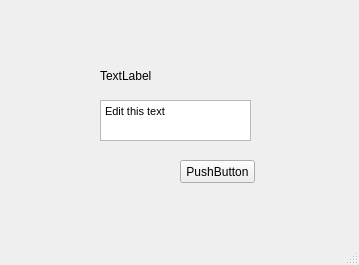
<?xml version="1.0" encoding="UTF-8"?>
<ui version="4.0">
 <class>MainWindow</class>
 <widget class="QMainWindow" name="MainWindow">
  <property name="geometry">
   <rect>
    <x>0</x>
    <y>0</y>
    <width>359</width>
    <height>265</height>
   </rect>
  </property>
  <property name="windowTitle">
   <string>QuickWindow</string>
  </property>
  <widget class="QWidget" name="centralwidget">
   <widget class="QPushButton" name="pushButton">
    <property name="geometry">
     <rect>
      <x>180</x>
      <y>160</y>
      <width>75</width>
      <height>23</height>
     </rect>
    </property>
    <property name="text">
     <string>PushButton</string>
    </property>
   </widget>
   <widget class="QLabel" name="label">
    <property name="geometry">
     <rect>
      <x>100</x>
      <y>55</y>
      <width>151</width>
      <height>41</height>
     </rect>
    </property>
    <property name="text">
     <string>TextLabel</string>
    </property>
   </widget>
   <widget class="QTextEdit" name="textEdit">
    <property name="geometry">
     <rect>
      <x>100</x>
      <y>100</y>
      <width>151</width>
      <height>41</height>
     </rect>
    </property>
    <property name="html">
     <string>&lt;!DOCTYPE HTML PUBLIC &quot;-//W3C//DTD HTML 4.0//EN&quot; &quot;http://www.w3.org/TR/REC-html40/strict.dtd&quot;&gt;
&lt;html&gt;&lt;head&gt;&lt;meta name=&quot;qrichtext&quot; content=&quot;1&quot; /&gt;&lt;style type=&quot;text/css&quot;&gt;
p, li { white-space: pre-wrap; }
&lt;/style&gt;&lt;/head&gt;&lt;body style=&quot; font-family:'MS Shell Dlg 2'; font-size:8.25pt; font-weight:400; font-style:normal;&quot;&gt;
&lt;p style=&quot; margin-top:0px; margin-bottom:0px; margin-left:0px; margin-right:0px; -qt-block-indent:0; text-indent:0px;&quot;&gt;Edit this text&lt;/p&gt;&lt;/body&gt;&lt;/html&gt;</string>
    </property>
   </widget>
  </widget>
  <widget class="QMenuBar" name="menubar">
   <property name="geometry">
    <rect>
     <x>0</x>
     <y>0</y>
     <width>359</width>
     <height>18</height>
    </rect>
   </property>
  </widget>
  <widget class="QStatusBar" name="statusbar"/>
 </widget>
 <resources/>
 <connections/>
</ui>
